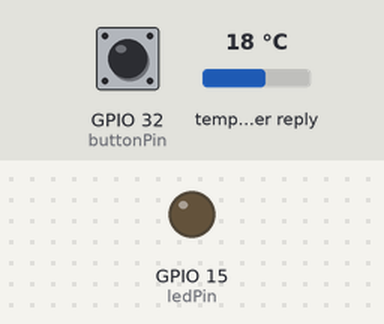
Simulated run of this sketch. Board: ESP32. On the bench: output pins drawn as LEDs (lit = HIGH). Inputs (shaded band) come from the test bench; at power-on: GPIO 32 (buttonPin) LOW, temperature in the weather reply 18 °C. WiFi joins after 1.5 s; servers stay silent unless stated; web services answer with replies made up by the test bench; what the sketch prints to the serial monitor is not drawn.

Above: at 2.7 s.
2.8 s: GPIO 32 (buttonPin) pulled HIGH for 0.15 s
At 4.0 s:
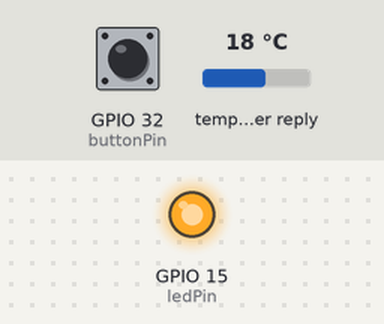
4.5 s: GPIO 32 (buttonPin) pulled HIGH for 1 s
7.0 s: GPIO 32 (buttonPin) driven HIGH
8.5 s: GPIO 32 (buttonPin) pulsed LOW 2 times (0.12 s each, 0.3 s apart)
Timing chart, 0 to 11.5 s (numbered marks = the images above; inputs shaded):
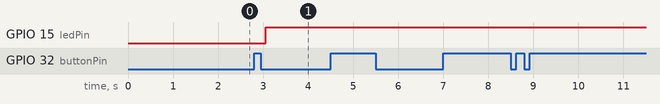

The sketch:

IoTWeatherDemo.ino
```cpp
/**
 * Written by Liang He
 */

#include <ArduinoJson.h>
//#include <Arduino_JSON.h>

#include <WiFi.h>
#include <HTTPClient.h>


// WiFi related
const char* ssid = "University of Washington";
const char* password =  "";

/*** LED related ***/
const int ledPin = 15;  // 15 corresponds to GPIO15
// setting PWM properties
const int freq = 5000;
const int ledChannel = 0;
const int resolution = 8; // 8 bits used for brightness: 0 ~ 255

/*** City selection related ***/
String cities [7] = {"Beijing,cn","Tokyo,jp","Seattle,us","Pittsburgh,us","Honolulu,us","atlanta,us","alaska,us"};
int cityIdx = 0;
const int buttonPin = 32;
int buttonState = 0;
int lastButtonState = LOW;   // the previous reading from the input pin
unsigned long lastDebounceTime = 0;  // the last time the output pin was toggled
unsigned long debounceDelay = 50;    // the debounce time; increase if the output flickers

/***  OpenWeather access related ***/
const String endpoint = "http://api.openweathermap.org/data/2.5/weather?q=";
const String key = "&APPID=36a58953580b02d7fb70e04e39d8930c";

void setup() {
    Serial.begin(115200);
    delay(10);

    // We start by connecting to a WiFi network
    Serial.println();
    Serial.println();
    Serial.print("Connecting to ");
    Serial.println(ssid);

    WiFi.begin(ssid, password);

    while (WiFi.status() != WL_CONNECTED) {
        delay(500);
        Serial.print(".");
    }

    // the network is successfully connected
    Serial.println("");
    Serial.println("WiFi connected");
    Serial.println("IP address: ");
    Serial.println(WiFi.localIP());

    /*** LED setup ***/
    ledcSetup(ledChannel, freq, resolution);
    ledcAttachPin(ledPin, ledChannel);

    /*** city selection ***/
    pinMode(buttonPin, INPUT);
}

void loop() {
  if ((WiFi.status() == WL_CONNECTED)) {
    /*** check if the city has been changed ***/
    int reading = digitalRead(buttonPin);
    // If the switch changed, due to noise or pressing:
    if (reading != lastButtonState) {
      // reset the debouncing timer
      lastDebounceTime = millis();
    }

    if ((millis() - lastDebounceTime) > debounceDelay) {
      // whatever the reading is at, it's been there for longer than the debounce
      // delay, so take it as the actual current state:

      // if the button state has changed:
      if (reading != buttonState) {
        buttonState = reading;

        if (buttonState == HIGH) {
           // change a new city
          cityIdx = (cityIdx + 1)%7;
          Serial.println();
          Serial.print("City: ");
          Serial.println(cities[cityIdx]);

          /*** Obtain the temperature of the new city ***/
          HTTPClient http;
          http.begin(endpoint + cities[cityIdx] + key);

          int httpCode = http.GET();
          //Check for the returning code
          if (httpCode > 0) {
            String payload = http.getString();
            // Serial.println(httpCode);
            // Serial.println(payload);

             /*** Change the LED brightness based on the temperature ***/
            DynamicJsonDocument doc(1024);
            DeserializationError error = deserializeJson(doc, payload);
            if (error)
              return;

            int temp = doc["main"]["temp"];
            temp = temp - 273.16; // convert Kelvin value to Celsius
            Serial.print("temp: ");
            Serial.println(temp);

            int brightness = map(temp, 280, 310, 0, 255);
            Serial.print("LED brightness: ");
            Serial.println(brightness);
            Serial.println();

            ledcWrite(ledChannel, brightness);
          }
          else {
            Serial.println("Error on HTTP request");
          }

          http.end();
        }
      }
    }

    lastButtonState = reading;

  }

  // Only one OpenWeather query is allowed every 30 seconds
  // delay(30000);
}
```

Measured:
- after the input at 2.8 s, GPIO 15 (ledPin): LOW → HIGH after 0.25 s
- after the input at 4.5 s, every drawn part: stays the same
- after the input at 7.0 s, every drawn part: stays the same
- after the input at 8.5 s, every drawn part: stays the same
